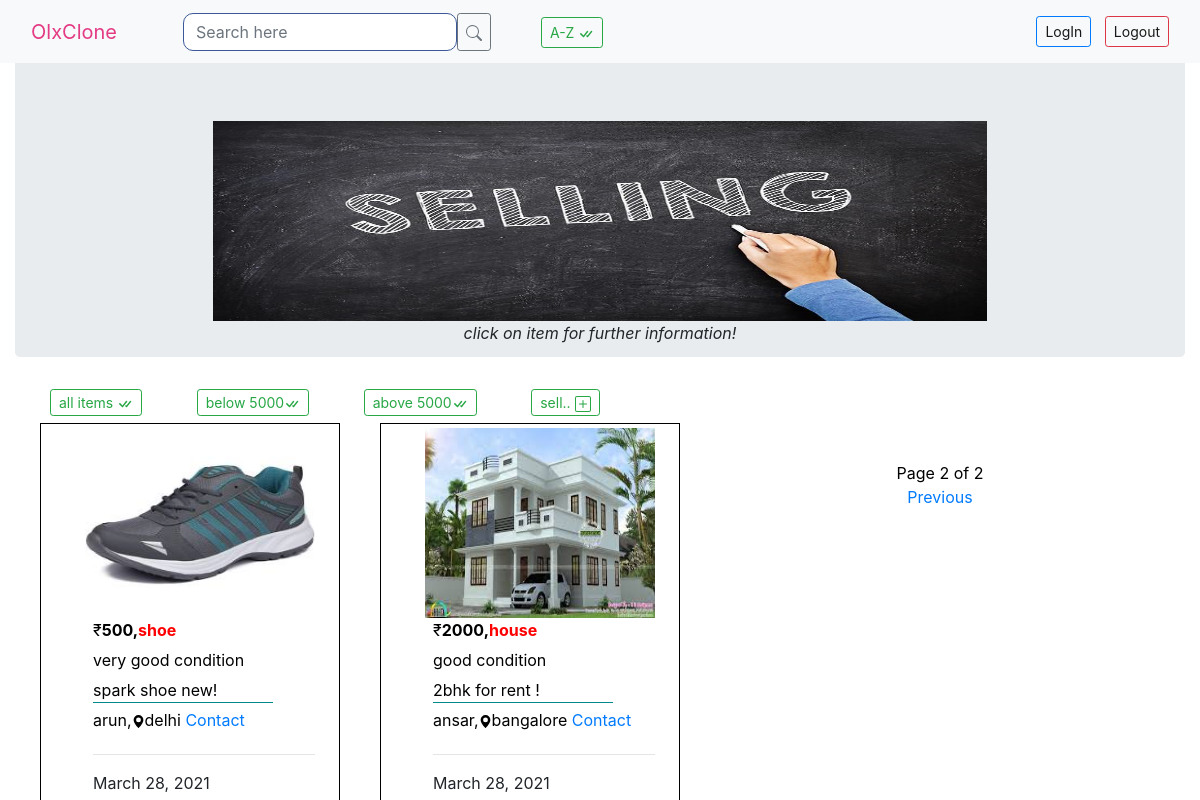
The page /home/?page=2 (signed in) on the database its author committed.
### testapp/models.py (models this page shows, shortened)
class Item(models.Model):
    CONDITION_CHOICES=(('good condition','Good Condition'),('very good condition','Very Good Conditon'))
    name=models.CharField(max_length=18)
    place=models.CharField(max_length=18)
    item=models.CharField(max_length=18)
    item_name=models.SlugField(max_length=256)
    item_image=models.ImageField(null=True,blank=True,upload_to='images/')
    about_item=models.CharField(max_length=18)
    price=models.PositiveIntegerField()
    description=models.TextField()
    uploaded=models.DateField(auto_now_add=True)
    updated=models.DateField(auto_now=True)
    condition=models.CharField(max_length=20,choices=CONDITION_CHOICES,default="good condition")
    tags=TaggableManager()
    objects=CustomManager()
    class Meta:
        ordering=['-uploaded']
    def get_absolute_url(self):
        return reverse('item_detail',args=[self.uploaded.year,self.uploaded.strftime('%m'),self.uploaded.strftime('%d'),self.item_name])

### testapp/views.py (the view)
# urls.py: path('home/',views.item_list_view),
@login_required
def item_list_view(request):
    if "q" in request.GET:
        q=request.GET['q']
        item_list=Item.objects.filter(item_name__icontains=q)
    else:
        item_list=Item.objects.all()
    paginator=Paginator(item_list,8)
    page_number=request.GET.get('page')
    try:
        item_list=paginator.page(page_number)
    except PageNotAnInteger:
        item_list=paginator.page(1)
    except EmptyPage:
        item_list=paginator.page(paginator.num_pages)
    return render(request,'testapp/item_list.html',{'item_list':item_list})

### testapp/models.py (called while the page is built)
    def get_queryset(self):
        return super().get_queryset().order_by('-uploaded',)

### templates/testapp/item_list.html (shortened to what this page needs)
<!DOCTYPE html>
{% extends 'testapp/base.html' %}
{% load staticfiles %}
{% block content %}
<div class="container-fluid xxx" align=center>
  <div class="jumbotron" style="height:300px;">
<img src="{% static "images/sale2.jpg" %}" alt="" width="70%;" height="200px;" class="pics">
<p> <i>click on item for further information!</i> </p>
</div>
  </div>
  <div class="in">
  <a href="/home" style="margin-left:50px;" class="btn btn-outline-success btn-sm ">all items </a>
<a href="/below5" style="margin-left:50px;display:inline;" class="btn btn-outline-success btn-sm x">below 5000</a>
<a href="/above5" style="margin-left:50px;display:inline;" class="btn btn-outline-success btn-sm x">above 5000</a>
<a href="/create" style="margin-left:50px;display:inline;" class="btn btn-outline-success btn-sm x">sell.. </a>
</div>
{% for item in item_list %}
{% if item.item_image %}
<a href="{{item.get_absolute_url}}" style="color:black;text-decoration:none;">
<div class="row" style="float:left;">
  <div class="col-lg-2 col-md-4 col-xs-12 list">
    <div class="box" style="border:1px solid black;width:300px;height:380px;margin:10px 0px 0px 40px;padding:4px;">
    <img src="{{item.item_image.url}}" alt="nokia" width="230px" height="190px;" style="margin-left:40px;"><br>
    <ul style="margin-left:40px;list-style-type:none;width:230px;padding-left:8px;height:150px;" class="box">
      <li><p style="display:inline;">&#8377<b>{{item.price}},<span style="color:red;">{{item.item}}</span></b></p></li>
      <li>{{item.condition}}</li>
      <li><p style="width:180px;margin:0px;border-bottom:1px solid #008B8B;">{{item.about_item}}</p></li>
      <li style="width:250px;">{{item.name}},<svg xmlns="http://www.w3.org/2000/svg" width="13" height="13" fill="currentColor" class="bi bi-geo-alt-fill" viewBox="0 0 16 16">
  <path d="M8 16s6-5.686 6-10A6 6 0 0 0 2 6c0 4.314 6 10 6 10zm0-7a3 3 0 1 1 0-6 3 3 0 0 1 0 6z"/>
</svg>{{item.place}} <a href="#">Contact</a> </li><hr>
<li>{{item.uploaded}} </li>
</ul>
  </div>
  </div>
</div>
</a>
{% else %}
{% for i in item_list1 %}
<p>no items found</p>
{% endfor %}
{% endif %}
{% endfor %}<br><br>
{% include 'testapp/paginator.html' with page=item_list %}
{% endblock %}

### static/css/tweet.css (style rules this page uses)
li { height: 30px; }
body { background: lightgray; }
.in a:nth-of-type(1) { display: inline; }
.in a:nth-of-type(2) { display: inline; }
.in a:nth-of-type(3) { display: inline; }

### rows shown on the page
Item: item_image (picture), price "500", item "shoe", condition "very good condition", about_item "spark shoe new!", name "arun", place "delhi", uploaded "March 28, 2021"
Item: item_image (picture), price "2000", item "house", condition "good condition", about_item "2bhk for rent !", name "ansar", place "bangalore", uploaded "March 28, 2021"

### other values the page prints
{{ page.number }} "2"
{{ page.paginator.num_pages }} "2"
